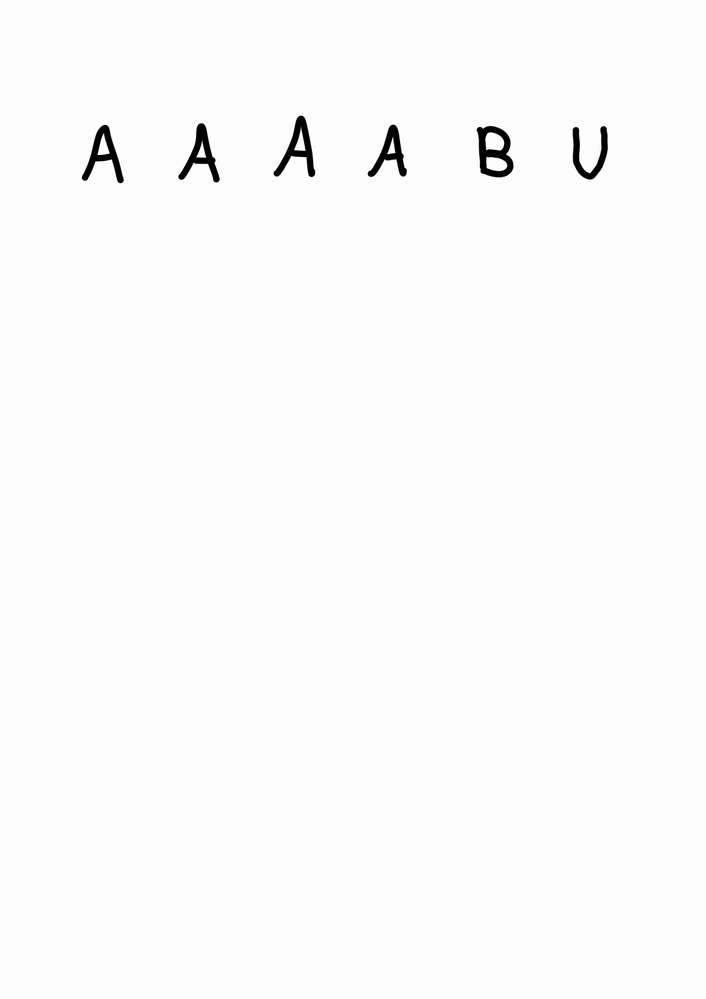
#> input picture backend/input/test.jpg, 706 x 999 px, shrunk from 1080 x 1527 before the run; its folder holds only this picture in this run
$ python main.py
#> lines starting #> are read from the running program, lines starting #| are printed output that depends on the picture; after the words box and inside, x2 and y2 are one past the last pixel; in counts of white or black regions, pixels touching at a corner belong together
import cv2
import numpy as np
import os
import subprocess

INPUT_FOLDER = 'input'
TEMP_FOLDER = 'temp'
OUTPUT_FOLDER = 'output_svgs'

TEXTO_GUIA = "AAAABU"

os.makedirs(TEMP_FOLDER, exist_ok=True)
os.makedirs(OUTPUT_FOLDER, exist_ok=True)


def procesar_hoja(nombre_imagen):
#> called with nombre_imagen = 'test.jpg'
    ruta_img = os.path.join(INPUT_FOLDER, nombre_imagen)
    img = cv2.imread(ruta_img)
#> img is the input picture: shape (999, 706, 3); min 0, max 255, mean 250.3

    if img is None:
        print("Error: No se encontró la imagen.")
        return

    gris = cv2.cvtColor(img, cv2.COLOR_BGR2GRAY)
    _, umbral = cv2.threshold(gris, 127, 255, cv2.THRESH_BINARY_INV)
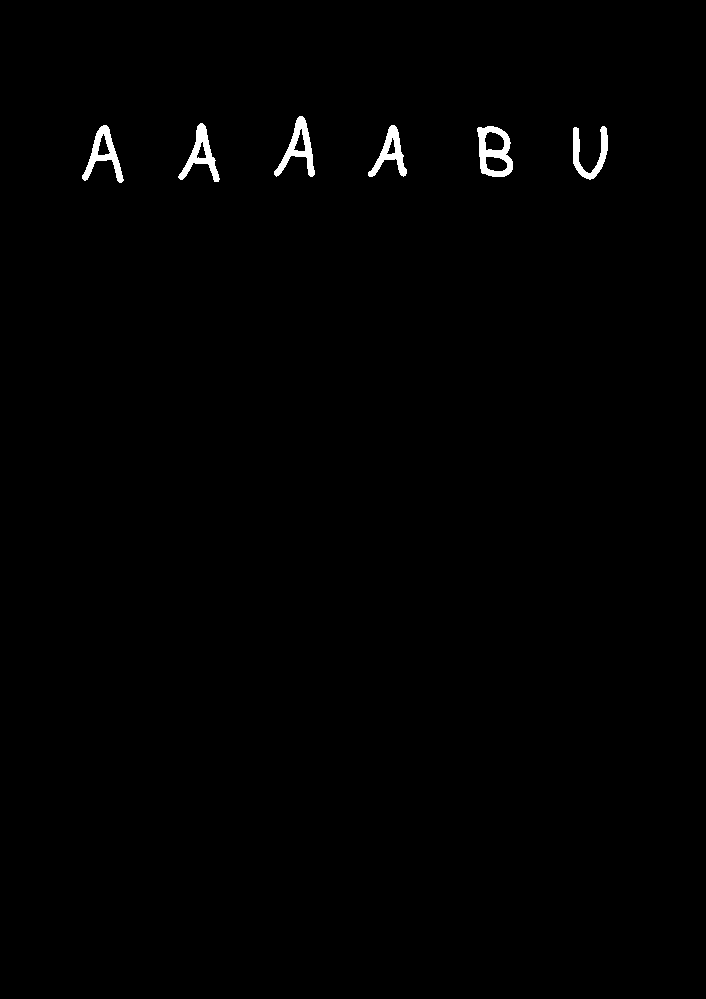
#> umbral: shape (999, 706); 0.69% white; 6 white regions
    contornos, _ = cv2.findContours(umbral, cv2.RETR_EXTERNAL, cv2.CHAIN_APPROX_SIMPLE)
#> contornos = 6 contours; box (x1, y1, x2, y2) and area: (477, 126, 513, 177) 1403, (274, 116, 315, 177) 880, (82, 125, 124, 183) 858, (178, 123, 220, 182) 792, (368, 125, 407, 177) 707, (573, 126, 608, 180) 602

    contornos = sorted(contornos, key=lambda ctr: cv2.boundingRect(ctr)[0])

    contornos_limpios = []
    for cnt in contornos:
        x, y, w, h = cv2.boundingRect(cnt)
        if w > 10 and h > 10:
            contornos_limpios.append(cnt)
#> this loop made 6 passes
#> (x, y, w, h) on passes 1 to 6: (82, 125, 42, 58), (178, 123, 42, 59), (274, 116, 41, 61), (368, 125, 39, 52), (477, 126, 36, 51), (573, 126, 35, 54)
#> after the loop, contornos_limpios has the same summary as contornos

    print(f"Letras detectadas: {len(contornos_limpios)}")
#| Letras detectadas: 6
    print(f"Letras esperadas: {len(TEXTO_GUIA)}")

    if len(contornos_limpios) != len(TEXTO_GUIA):
        print("⚠️ ALERTA: El número de letras detectadas no coincide con el texto guía.")
        print("Revisa que no haya manchas en el papel o que las letras no se toquen.")

    for i, (cnt, letra_real) in enumerate(zip(contornos_limpios, TEXTO_GUIA)):
        x, y, w, h = cv2.boundingRect(cnt)

        padding = 10
        y1 = max(0, y - padding)
        y2 = min(umbral.shape[0], y + h + padding)
        x1 = max(0, x - padding)
        x2 = min(umbral.shape[1], x + w + padding)

        roi = umbral[y1:y2, x1:x2]

        roi = cv2.bitwise_not(roi)

        archivo_temp = os.path.join(TEMP_FOLDER, f'temp_{i}.bmp')
        cv2.imwrite(archivo_temp, roi)

        nombre_archivo = f"letra_{letra_real}_{i}.svg"
        archivo_svg = os.path.join(OUTPUT_FOLDER, nombre_archivo)

        subprocess.run(["potrace", archivo_temp, "-s", "-o", archivo_svg])
        print(f"Generado: {nombre_archivo} (Corresponde a '{letra_real}')")
#> this loop made 1 pass
#> (letra_real, x, y, w, h, padding, y1, y2) on pass 1: ('A', 82, 125, 42, 58, 10, 115, 193)
#> pass 1, in procesar_hoja, `roi = umbral[y1:y2, x1:x2]`:
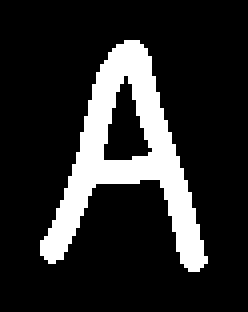
#> roi: shape (78, 62) (shown 4 times larger); 16.7% white; 1 white region, box (x1, y1, x2, y2) and area: (10, 10, 52, 68) 810

    print(f"¡Listo! Revisa la carpeta {OUTPUT_FOLDER}")


if __name__ == "__main__":
    if os.listdir(INPUT_FOLDER):
        imagen_prueba = os.listdir(INPUT_FOLDER)[0]
        procesar_hoja(imagen_prueba)
#> (the call stopped at in procesar_hoja, `subprocess.run(["potrace", archivo_temp, "-s", "-o", archivo_svg])`: subprocess is not available in this run)
    else:
        print("Carpeta input vacía")
